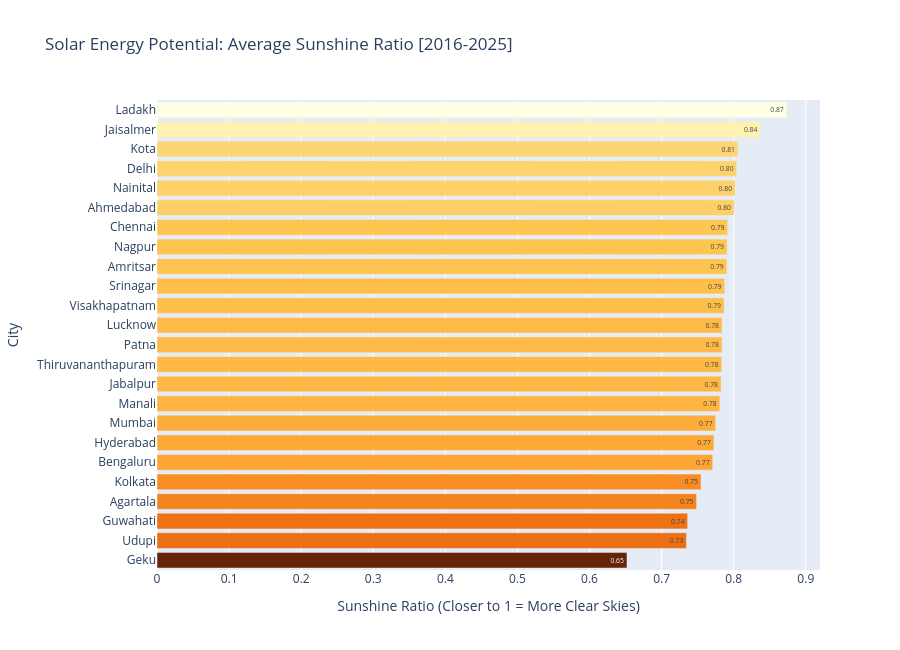

Here is the notebook cell this chart was saved with:
### Markdown cell above
## ☀️ Solar Energy Potential

### Code cell
import plotly.express as px
import folium

# 1. Calculate Daily Sunshine Ratio
# (Since you already converted duration to hours, this will be a clean 0 to 1 ratio)
df['Sunshine_Ratio'] = df['sunshine_duration'] / df['daylight_duration']

# 2. Calculate the 10-year average Sunshine Ratio per city
solar_potential = df.groupby(['Cities', 'latitude', 'longitude'])['Sunshine_Ratio'].mean().reset_index()

# Sort for the bar chart (Ascending order looks better on horizontal charts)
solar_ranking = solar_potential.sort_values(by='Sunshine_Ratio', ascending=True)


fig = px.bar(
    solar_ranking,
    x='Sunshine_Ratio',
    y='Cities',
    orientation='h',
    title='Solar Energy Potential: Average Sunshine Ratio [2016-2025]',
    color='Sunshine_Ratio',
    color_continuous_scale='YlOrBr_r', # Yellow-Orange-Brown scale (_r for reversing the colour)
    text_auto='.2f'
)

fig.update_layout(
    height= 650,
    xaxis_title="Sunshine Ratio (Closer to 1 = More Clear Skies)",
    yaxis_title="City",
    coloraxis_showscale=False
)
fig.show()

### Figure 1 — Plotly figure (JSON) as saved in the notebook; plotly's stock layout.template omitted (floating-point values rounded to 4 significant figures)
{"data": [{"hovertemplate": "Sunshine_Ratio=%{marker.color}<br>Cities=%{y}<extra></extra>", "legendgroup": "", "marker": {"color": [0.652, 0.7344, 0.7361, 0.7485, 0.7547, 0.7709, 0.7725, 0.775, 0.7808, 0.7825, 0.7834, 0.7837, 0.7838, 0.7867, 0.7874, 0.7905, 0.7909, 0.7915, 0.8005, 0.802, 0.8041, 0.806, 0.8372, 0.8737], "coloraxis": "coloraxis", "pattern": {"shape": ""}}, "name": "", "orientation": "h", "showlegend": false, "textposition": "auto", "texttemplate": "%{x:.2f}", "type": "bar", "x": [0.652, 0.7344, 0.7361, 0.7485, 0.7547, 0.7709, 0.7725, 0.775, 0.7808, 0.7825, 0.7834, 0.7837, 0.7838, 0.7867, 0.7874, 0.7905, 0.7909, 0.7915, 0.8005, 0.802, 0.8041, 0.806, 0.8372, 0.8737], "xaxis": "x", "y": ["Geku", "Udupi", "Guwahati", "Agartala", "Kolkata", "Bengaluru", "Hyderabad", "Mumbai", "Manali", "Jabalpur", "Thiruvananthapuram", "Patna", "Lucknow", "Visakhapatnam", "Srinagar", "Amritsar", "Nagpur", "Chennai", "Ahmedabad", "Nainital", "Delhi", "Kota", "Jaisalmer", "Ladakh"], "yaxis": "y"}], "layout": {"barmode": "relative", "coloraxis": {"colorbar": {"title": {"text": "Sunshine_Ratio"}}, "colorscale": [[0, "rgb(102,37,6)"], [0.125, "rgb(153,52,4)"], [0.25, "rgb(204,76,2)"], [0.375, "rgb(236,112,20)"], [0.5, "rgb(254,153,41)"], [0.625, "rgb(254,196,79)"], [0.75, "rgb(254,227,145)"], [0.875, "rgb(255,247,188)"], [1, "rgb(255,255,229)"]], "showscale": false}, "height": 650, "legend": {"tracegroupgap": 0}, "title": {"text": "Solar Energy Potential: Average Sunshine Ratio [2016-2025]"}, "xaxis": {"anchor": "y", "domain": [0, 1], "title": {"text": "Sunshine Ratio (Closer to 1 = More Clear Skies)"}}, "yaxis": {"anchor": "x", "domain": [0, 1], "title": {"text": "City"}}}}
